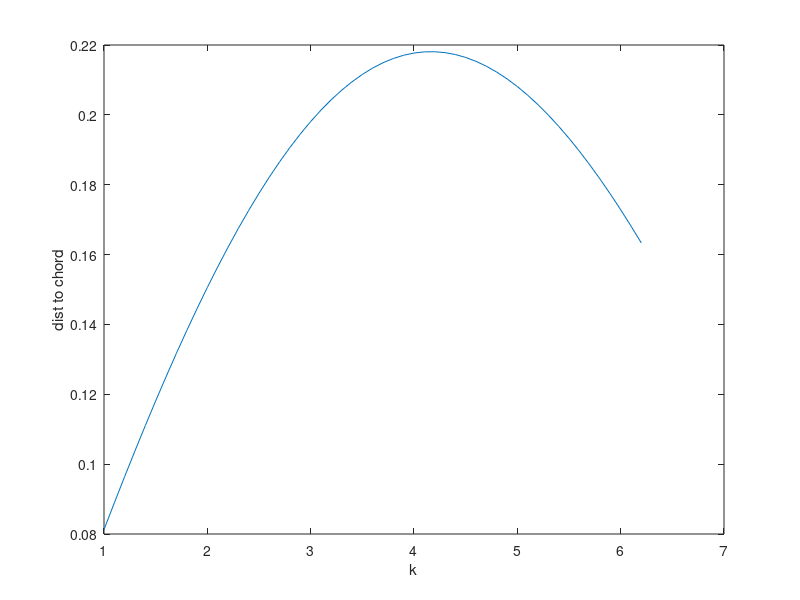

Here is the MATLAB script that generated this plot:
%%RISS 2020 FWD KIN 4 LEGGED ROLLING STAR%%

clc
clear all
close all 

%knowns
L = 1;
k = 1:.1:(2*pi)/L;


alpha = (L*k)/2;
z = (sin(alpha))./(k.*alpha) - cos(alpha)./k;

plot(k,z)
xlabel('k')
ylabel('dist to chord')

[M,I] = max(z)
k_max = k(I)
alpha_max = alpha(I)
